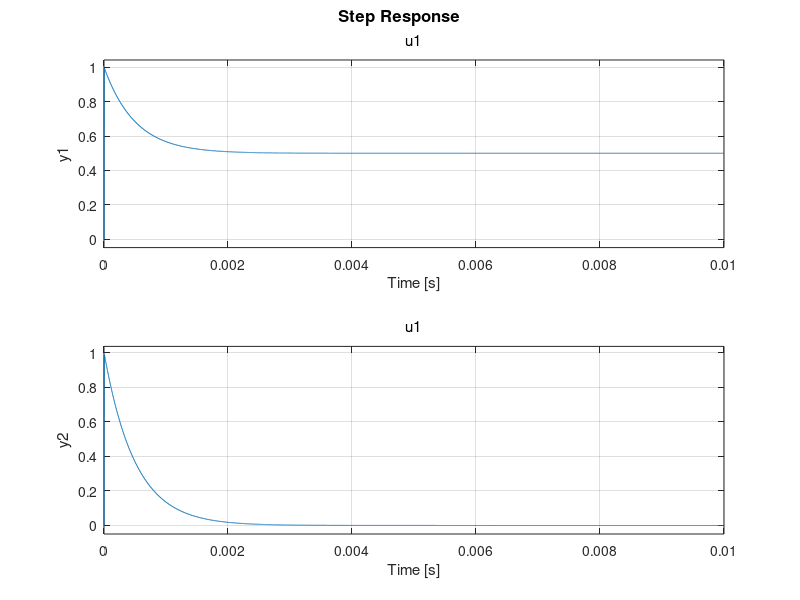

Write MATLAB code to recreate this figure.
clear all
pkg load control

T_s = 1e-6;

s = tf('s');
z = tf('z', T_s);

C = 1e-6;
L = 1e-3;
R_q = 1;
U_q = 1;
R_s = 1;

G = [(U_q*(L*R_q*s+R_q*R_s))/(R_q*(C*L*R_q*s^2+(C*R_q*R_s+L)*s+R_s+R_q));(L*U_q*s)/(C*L*R_q*s^2+(C*R_q*R_s+L)*s+R_s+R_q)];
G = minreal(G);
G_ss = ss(G);

[a, b, c, d] = ssdata(G_ss);

a_d = expm(a*T_s);
b_d = (a_d-eye(length(a_d))) / a * b;
c_d = c;
d_d = d;

%Gz = ...
%    [((R_s*T_s^2+L*T_s)*U_q*z^2-L*T_s*U_q*z)/(((R_s+R_q)*T_s^2+(C*R_q*R_s+L)*T_s+C*L*R_q)*z^2+((-C*R_q*R_s-L)*T_s-2*C*L*R_q)*z+C*L*R_q);
%    (L*T_s*U_q*z^2-L*T_s*U_q*z)/(((R_s+R_q)*T_s^2+(C*R_q*R_s+L)*T_s+C*L*R_q)*z^2+((-C*R_q*R_s-L)*T_s-2*C*L*R_q)*z+C*L*R_q)];

Gz = c2d(G, T_s);


%Gz_ss = ss(a_d, b_d, c_d, d_d, T_s);
%[num den] = tfdata(Gz_ss);

I_L = (C*U_q*s)/(C*L*s^2+C*R_q*s+1);

subplot(2,1,1);
step(G(1,1), 10e-3);

subplot(2,1,2);
step(Gz, 10e-3);